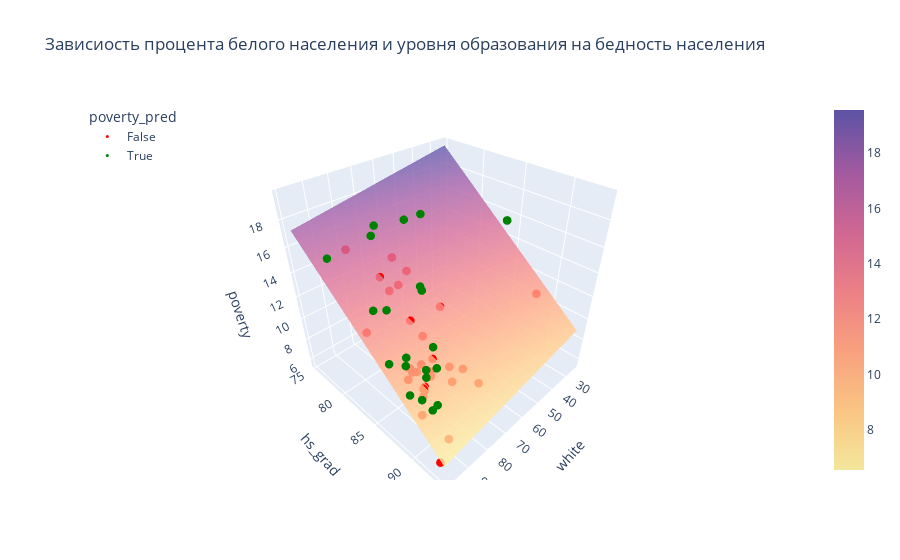

The notebook cell this image was saved under:
### Markdown cell above
### Регрессионный анализ с несколькими независимыми переменными

### Code cell
import pandas as pd
import plotly.express as px
import plotly.graph_objects as pgo
import numpy as np
import statsmodels.formula.api as smfa

df = pd.read_csv('data/states.csv')

lm = smfa.ols(formula='poverty ~ white + hs_grad', data = df).fit()
#print(lm.summary())
margin = 2
mesh_size = 1
x_min, x_max = df.white.min() - margin, df.white.max() + margin
y_min, y_max = df.hs_grad.min() - margin, df.hs_grad.max() + margin
z_pred = lambda x, y: lm.params.Intercept + lm.params.white * x  + lm.params.hs_grad * y
x_range = np.arange(x_min, x_max, mesh_size)
y_range = np.arange(y_min, y_max, mesh_size)
z_range = np.array([[z_pred(x, y) for x in x_range] for y in y_range])

df['poverty_pred'] = np.array([poverty >= z_pred(df.white[i], df.hs_grad[i]) for i, poverty in df.poverty.items()])

fig = px.scatter_3d(df, x = 'white', y = 'hs_grad', z = 'poverty', 
                    color='poverty_pred', 
                    color_discrete_sequence=['red', 'green'],
                   title='Зависиость процента белого населения и уровня образования на бедность населения')
fig.update_traces(marker=dict(size=3))
fig.add_traces(pgo.Surface(x = x_range, y = y_range, z = z_range, name = 'prediction', opacity=0.8, colorscale = 'sunset'))
fig.update_layout(legend=dict(
    yanchor="top",
    y=0.99,
    xanchor="left",
    x=0.01
))

fig.show()

### Figure 1 — Plotly figure (JSON) as saved in the notebook; plotly's stock layout.template omitted (floating-point values rounded to 4 significant figures; data arrays with more than 128 entries replaced by an {"elided": "..."} marker saying what was removed)
{"data": [{"hovertemplate": "poverty_pred=False<br>white=%{x}<br>hs_grad=%{y}<br>poverty=%{z}<extra></extra>", "legendgroup": "False", "marker": {"color": "red", "size": 3, "symbol": "circle"}, "mode": "markers", "name": "False", "scene": "scene", "showlegend": true, "type": "scatter3d", "x": [71.3, 70.8, 77.5, 90.2, 85.4, 76.3, 80.6, 67.5, 25.9, 79.5, 88.9, 94.9, 89.3, 65.6, 87.2, 81.5, 90.2, 85.3, 84.1, 96.3, 77.3, 74.1, 85.4, 86.4, 89.2, 67.7, 80.8, 83.6, 73.9, 90.1], "y": [79.9, 90.6, 81.1, 88.7, 87.5, 88.7, 84.7, 85.1, 88.5, 85.9, 86.4, 89.7, 88.6, 87.6, 87.1, 87.6, 91.6, 88.3, 85.6, 92.1, 86.2, 81.4, 87.2, 86, 81, 80.8, 81, 77.2, 87.8, 88.6], "z": [14.6, 8.3, 12.8, 9.4, 7.8, 8.1, 12.1, 12.1, 10.6, 11.2, 8.7, 8.3, 9.4, 7.3, 9.6, 10.3, 6.5, 9.6, 8.3, 5.6, 7.8, 13.1, 10.1, 9.2, 10.3, 13.5, 14.2, 15.3, 8.7, 8.6]}, {"hovertemplate": "poverty_pred=True<br>white=%{x}<br>hs_grad=%{y}<br>poverty=%{z}<extra></extra>", "legendgroup": "True", "marker": {"color": "green", "size": 3, "symbol": "circle"}, "mode": "markers", "name": "True", "scene": "scene", "showlegend": true, "type": "scatter3d", "x": [87.7, 81, 36.2, 95.5, 90.3, 64.2, 97.1, 61.2, 90.9, 92.1, 84.9, 73.6, 92.5, 78.4, 90.8, 88.8, 93.6, 96.9, 85.5, 95, 94.7], "y": [83.8, 80.9, 86, 88.2, 82.8, 79.8, 86.6, 81.2, 90.1, 90.8, 81.7, 84.2, 89.7, 85.7, 86.9, 88.7, 89.4, 88.9, 89.1, 78.7, 90.9], "z": [13.3, 18, 16.8, 11.8, 13.1, 17, 11.3, 17.6, 13.7, 9.5, 17.8, 14, 11.9, 14.7, 11.2, 10.2, 9.3, 9.9, 10.8, 16, 9.5]}, {"colorscale": [[0, "rgb(243, 231, 155)"], [0.1667, "rgb(250, 196, 132)"], [0.3333, "rgb(248, 160, 126)"], [0.5, "rgb(235, 127, 134)"], [0.6667, "rgb(206, 102, 147)"], [0.8333, "rgb(160, 89, 160)"], [1, "rgb(92, 83, 165)"]], "name": "prediction", "opacity": 0.8, "type": "surface", "x": [23.9, 24.9, 25.9, 26.9, 27.9, 28.9, 29.9, 30.9, 31.9, 32.9, 33.9, 34.9, 35.9, 36.9, 37.9, 38.9, 39.9, 40.9, 41.9, 42.9, 43.9, 44.9, 45.9, 46.9, 47.9, 48.9, 49.9, 50.9, 51.9, 52.9, 53.9, 54.9, 55.9, 56.9, 57.9, 58.9, 59.9, 60.9, 61.9, 62.9, 63.9, 64.9, 65.9, 66.9, 67.9, 68.9, 69.9, 70.9, 71.9, 72.9, 73.9, 74.9, 75.9, 76.9, 77.9, 78.9, 79.9, 80.9, 81.9, 82.9, 83.9, 84.9, 85.9, 86.9, 87.9, 88.9, 89.9, 90.9, 91.9, 92.9, 93.9, 94.9, 95.9, 96.9, 97.9, 98.9], "y": [75.2, 76.2, 77.2, 78.2, 79.2, 80.2, 81.2, 82.2, 83.2, 84.2, 85.2, 86.2, 87.2, 88.2, 89.2, 90.2, 91.2, 92.2, 93.2], "z": {"elided": "19x76 float values"}}], "layout": {"legend": {"title": {"text": "poverty_pred"}, "tracegroupgap": 0, "x": 0.01, "xanchor": "left", "y": 0.99, "yanchor": "top"}, "scene": {"domain": {"x": [0, 1], "y": [0, 1]}, "xaxis": {"title": {"text": "white"}}, "yaxis": {"title": {"text": "hs_grad"}}, "zaxis": {"title": {"text": "poverty"}}}, "title": {"text": "Зависиость процента белого населения и уровня образования на бедность населения"}}}
